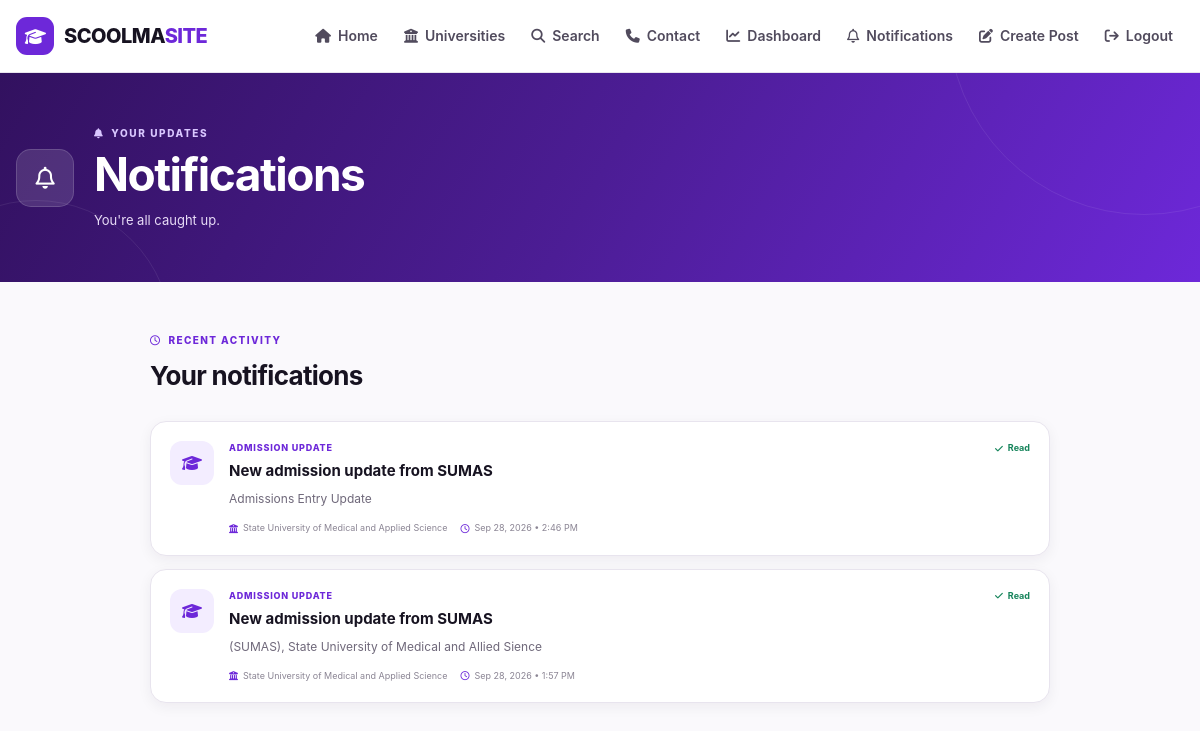
The app's page /notifications/ (signed in) with its own data.
### notifications/models.py (models this page shows, shortened)
class Notification(models.Model):
    NOTIFICATION_TYPES = [
        ("admission", "Admission Update"),
        ("post", "University Post"),
        ("system", "System Notification"),
    ]
    recipient = models.ForeignKey(
        User,
        on_delete=models.CASCADE,
        related_name="notifications"
    )
    university = models.ForeignKey(
        "uni.University",
        on_delete=models.CASCADE,
        null=True,
        blank=True,
        related_name="notifications"
    )
    admission_update = models.ForeignKey(
        "admissions.AdmissionUpdate",
        on_delete=models.CASCADE,
        null=True,
        blank=True,
        related_name="notifications"
    )
    notification_type = models.CharField(
        max_length=30,
        choices=NOTIFICATION_TYPES,
        default="system"
    )
    title = models.CharField(
        max_length=200
    )
    message = models.TextField()
    is_read = models.BooleanField(
        default=False
    )
    created_at = models.DateTimeField(
        auto_now_add=True
    )
    class Meta:
        ordering = ["-created_at"]
        constraints = [
            models.UniqueConstraint(
                fields=[
                    "recipient",
                    "admission_update"
                ],
                name="unique_admission_notification"
            )
        ]

### uni/models.py (models this page shows, shortened)
class University(models.Model):
    name = models.CharField(max_length=200)
    short_name = models.CharField(max_length=50, blank=True)
    country = models.CharField(max_length=100, default="Nigeria")
    state = models.CharField(max_length=100, blank=True)
    city = models.CharField(max_length=100, blank=True)
    description = models.TextField(blank=True)
    logo = models.ImageField(
        upload_to="universities/logos/",
        blank=True,
        null=True
    )
    cover_image = models.ImageField(
        upload_to="universities/covers/",
        blank=True,
        null=True
    )
    website = models.URLField(blank=True)
    is_verified = models.BooleanField(default=False)
    created_at = models.DateTimeField(auto_now_add=True)
    updated_at = models.DateTimeField(auto_now=True)
    class Meta:
        ordering = ["name"]

### notifications/views.py (the view)
@login_required
def notification_list(request):
    notifications = Notification.objects.filter(
        recipient=request.user
    ).select_related(
        "university",
        "admission_update"
    )
    unread_count = notifications.filter(
        is_read=False
    ).count()
    return render(
        request,
        "notifications/list.html",
        {
            "notifications": notifications,
            "unread_count": unread_count,
        }
    )

### notifications/context_processors.py (called while the page is built)
def notification_count(request):
    if not request.user.is_authenticated:
        return {
            "unread_notification_count": 0
        }
    count = Notification.objects.filter(
        recipient=request.user,
        is_read=False
    ).count()
    return {
        "unread_notification_count": count
    }

### templates/notifications/list.html (shortened to what this page needs)
{% extends "base.html" %}
{% load static %}
{% block page_css %}
<link rel="stylesheet" href="{% static 'css/notification-list.css' %}">
{% endblock %}
{% block content %}
<main class="notifications-page">
<section class="notifications-header">
    <div class="notifications-header-inner">
        <div class="notifications-header-icon">
            <i class="fa-regular fa-bell"></i>
        </div>
        <div>
            <p class="notifications-eyebrow">
                <i class="fa-solid fa-bell"></i>
                YOUR UPDATES
            </p>
            <h1>
                Notifications
            </h1>
            {% if unread_count %}
                <p>
                    You have
                    <strong>{{ unread_count }}</strong>
                    unread notification{{ unread_count|pluralize }}.
                </p>
            {% else %}
                <p>
                    You're all caught up.
                </p>
            {% endif %}
        </div>
    </div>
</section>
<section class="notifications-content">
    <div class="notifications-toolbar">
        <div>
            <p class="notifications-section-label">
                <i class="fa-regular fa-clock"></i>
                RECENT ACTIVITY
            </p>
            <h2>
                Your notifications
            </h2>
        </div>
    </div>
    <div class="notifications-list">
        {% for notification in notifications %}
            <article
                class="notification-card {% if not notification.is_read %}notification-unread{% endif %}"
            >
                <div class="notification-icon">
                    {% if notification.notification_type == "admission" %}
                        <i class="fa-solid fa-graduation-cap"></i>
                    {% elif notification.notification_type == "post" %}
                        <i class="fa-solid fa-pen-to-square"></i>
                    {% else %}
                        <i class="fa-solid fa-bell"></i>
                    {% endif %}
                </div>
                <div class="notification-main">
                    <div class="notification-top">
                        <div>
                            <div class="notification-type">
                                {% if notification.notification_type == "admission" %}
                                    Admission Update
                                {% elif notification.notification_type == "post" %}
                                    University Post
                                {% else %}
                                    StudentMedia
                                {% endif %}
                            </div>
                            <h3>
                                {{ notification.title }}
                            </h3>
                        </div>
                        {% if not notification.is_read %}
                            <span class="unread-dot">
                                <span></span>
                                Unread
                            </span>
                        {% else %}
                            <span class="read-label">
                                <i class="fa-solid fa-check"></i>
                                Read
                            </span>
                        {% endif %}
                    </div>
                    <p class="notification-message">
                        {{ notification.message }}
                    </p>
                    <div class="notification-meta">
                        {% if notification.university %}
                            <span>
                                <i class="fa-solid fa-building-columns"></i>
                                {{ notification.university.name }}
                            </span>
                        {% endif %}
                        <span>
                            <i class="fa-regular fa-clock"></i>
                            {{ notification.created_at|date:"M d, Y • g:i A" }}
                        </span>
                    </div>
                </div>
            </article>
        {% endfor %}
    </div>
</section>
</main>
{% endblock %}

### static/css/base.css (style rules this page uses)
:root { --purple: #6d28d9; --purple-dark: #4c1d95; --purple-deep: #32115f; --purple-soft: #f3edff; --ink: #171321; --muted: #6f687a; --white: #ffffff; --surface: #faf9fc; --border: #e8e4ee; --success: #16845b; --danger: #d63b4a; --shadow-sm: 0 4px 14px rgba(31, 20, 51, 0.06); --shadow-md: 0 12px 30px rgba(31, 20, 51, 0.10); --radius-sm: 10px; --radius-md: 16px; --radius-lg: 24px; --container: 1180px; }
* { box-sizing: border-box; margin: 0; padding: 0; }
html { scroll-behavior: smooth; }
body { min-height: 100vh; background: var(--surface); color: var(--ink); font-family: Inter, -apple-system, BlinkMacSystemFont, "Segoe UI", sans-serif; line-height: 1.6; }
main { min-height: 60vh; }

### static/css/notification-list.css (style rules this page uses)
.notifications-page { min-height: calc(100vh - 72px); background: var(--surface); }
.notifications-header { position: relative; overflow: hidden; background: linear-gradient( 120deg, var(--purple-deep), var(--purple-dark), var(--purple) ); color: white; }
.notifications-header::before { content: ""; position: absolute; width: 390px; height: 390px; right: -140px; top: -250px; border: 1px solid rgba(255, 255, 255, 0.08); border-radius: 50%; }
.notifications-header::after { content: ""; position: absolute; width: 270px; height: 270px; left: -100px; bottom: -190px; border: 1px solid rgba(255, 255, 255, 0.08); border-radius: 50%; }
.notifications-header-inner { position: relative; z-index: 2; width: min(calc(100% - 32px), var(--container)); margin: 0 auto; padding: 52px 0; display: flex; align-items: center; gap: 20px; }
.notifications-header-icon { width: 58px; height: 58px; flex-shrink: 0; display: grid; place-items: center; border-radius: 15px; background: rgba(255, 255, 255, 0.13); border: 1px solid rgba(255, 255, 255, 0.15); font-size: 22px; }
.notifications-eyebrow { display: flex; align-items: center; gap: 7px; margin: 0 0 8px; color: #d9c7ff; font-size: 10px; font-weight: 800; letter-spacing: 1.6px; }
.notifications-header h1 { margin: 0; color: white; font-size: clamp(32px, 5vw, 46px); line-height: 1.1; letter-spacing: -1.5px; }
.notifications-header-inner > div:last-child > p:last-child { margin: 10px 0 0; color: #e8dcf7; font-size: 13px; line-height: 1.6; }
.notifications-content { width: min(calc(100% - 32px), 900px); margin: 0 auto; padding: 50px 0 80px; }
.notifications-toolbar { display: flex; align-items: flex-end; justify-content: space-between; gap: 20px; margin-bottom: 24px; }
.notifications-section-label { display: flex; align-items: center; gap: 7px; margin: 0 0 7px; color: var(--purple); font-size: 10px; font-weight: 800; letter-spacing: 1.4px; }
.notifications-toolbar h2 { margin: 0; color: var(--ink); font-size: 26px; letter-spacing: -0.7px; }
.notifications-list { display: grid; gap: 13px; }
.notification-card { position: relative; display: flex; align-items: flex-start; gap: 15px; padding: 19px; background: white; border: 1px solid var(--border); border-radius: var(--radius-md); box-shadow: var(--shadow-sm); transition: transform 0.2s ease, box-shadow 0.2s ease, border-color 0.2s ease; }
.notification-icon { width: 44px; height: 44px; flex-shrink: 0; display: grid; place-items: center; border-radius: 12px; background: var(--purple-soft); color: var(--purple); font-size: 16px; }
.notification-main { min-width: 0; flex: 1; }
.notification-top { display: flex; align-items: flex-start; justify-content: space-between; gap: 15px; }
.notification-type { margin-bottom: 5px; color: var(--purple); font-size: 9px; font-weight: 800; letter-spacing: 0.8px; text-transform: uppercase; }
.notification-top h3 { margin: 0; color: var(--ink); font-size: 15px; line-height: 1.4; }
.notification-message { margin: 8px 0 0; color: var(--muted); font-size: 12px; line-height: 1.65; }
.notification-meta { display: flex; align-items: center; flex-wrap: wrap; gap: 13px; margin-top: 12px; color: #8b8594; font-size: 9px; }
.notification-meta span { display: inline-flex; align-items: center; gap: 5px; }
.notification-meta i { color: var(--purple); }
.unread-dot, .read-label { display: inline-flex; align-items: center; gap: 5px; flex-shrink: 0; font-size: 9px; font-weight: 750; }
.read-label { color: var(--success); }

### records on screen
Notification: notification_type "admission" (drawn), title "New admission update from SUMAS", is_read True (drawn), message "Admissions Entry Update", university.name "State University of Medical and Applied Science", created_at "Sep 28, 2026 • 2:46 PM"
Notification: notification_type "admission" (drawn), title "New admission update from SUMAS", is_read True (drawn), message "(SUMAS), State University of Medical and Allied Sience", university.name "State University of Medical and Applied Science", created_at "Sep 28, 2026 • 1:57 PM"
